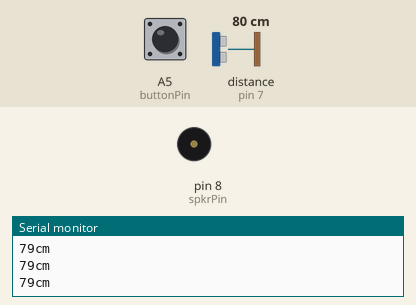
Bench run of a sketch on a simulated Arduino Uno, built with avr-gcc and run on an emulated ATmega328P. Shown: buzzer (waves = sounding), the last lines printed to the serial monitor. Wiring (inferred from the names in the program): ultrasonic range finder: trigger pin 6; echo pin 7. The inputs (shaded band) are chosen by the test bench; at power-on: distance to the obstacle (sensor on pin 7) 80 cm, A5 (buttonPin) LOW. The echo pulse lasts 58.3 µs per cm.

Above: at 1.2 s.
1.3 s: distance to the obstacle (sensor on pin 7) set to 2 cm
At 1.9 s:
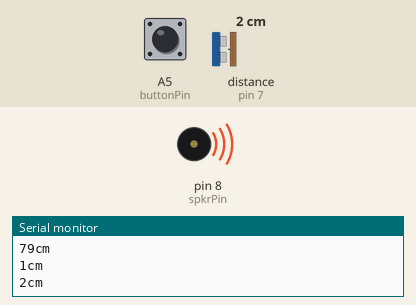
3.0 s: distance to the obstacle (sensor on pin 7) set to 4 cm
At 3.6 s:
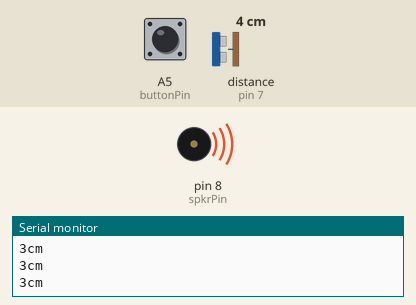
Timing chart, 0 to 6.0 s (numbered marks = the images above; inputs shaded):
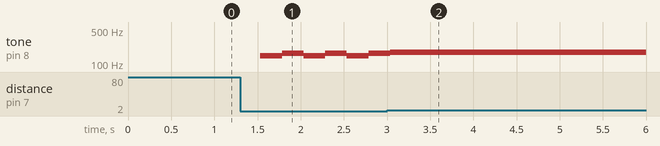

Measured:
- after the input at 1.3 s, tone on pin 8 (spkrPin): alternates 165 Hz for 0.25 s and 147 Hz for 0.25 s, starting after 0.23 s

The sketch:

musical_instrument.ino
```cpp
#include "pitches.h"

const int trigPin = 6;      // trigger
const int echoPin = 7;      // echo
const int spkrPin = 8;      // piezo buzzer
const int buttonPin = A5;   // pushbutton
long duration, cm;

int buttonState = 0;        // variable for reading the pushbutton status

int notes[] = {             // C Major scale
  NOTE_C3, NOTE_D3, NOTE_E3, NOTE_F3, NOTE_G3, NOTE_A3, NOTE_B3, NOTE_C4, NOTE_D4, NOTE_E4, NOTE_F4, NOTE_G4, NOTE_A4, NOTE_B4
};

int octaveUp = 0;           // variable for full octave jump (starts off)

void setup() {
  Serial.begin (9600);
  // define inputs and outputs
  pinMode(trigPin, OUTPUT);
  pinMode(spkrPin, OUTPUT);
  pinMode(echoPin, INPUT);
  pinMode(buttonPin, INPUT);
}

void loop() {
  // read the state of the pushbutton value
  buttonState = digitalRead(buttonPin);
  if (buttonState == HIGH) {
    octaveUp = 7;     // adding 7 mactches the same note but on higher octave (position) on array
  } else {
    octaveUp = 0;     // otherwise no octave jump, the same on a "lower" pitch
  }

  // the sensor is triggered by a HIGH pulse of 10 or more microseconds
  // give a short LOW pulse beforehand to ensure a clean HIGH pulse:
  digitalWrite(trigPin, LOW);
  delayMicroseconds(5);
  digitalWrite(trigPin, HIGH);
  delayMicroseconds(10);
  digitalWrite(trigPin, LOW);

  // Read signal from sensor: a HIGH pulse whose duration is the time (in microseconds)
  // from the sending of the ping to the reception of its echo off of an object.
  pinMode(echoPin, INPUT);
  duration = pulseIn(echoPin, HIGH);

  // convert the time into a distance of centimeters
  cm = (duration/2) / 29.1;     // Divide by 29.1 or multiply by 0.0343

  // many if statements that plays a different note for each cm reading
  // moving away from sensor will go up the scale
  if (cm == 1){
    tone(spkrPin, notes[1 + octaveUp]);
  } else if (cm == 2){
    tone(spkrPin, notes[2 + octaveUp]);
  } else if (cm == 3){
    tone(spkrPin, notes[3 + octaveUp]);
  } else if (cm == 4){
    tone(spkrPin, notes[4 + octaveUp]);
  } else if (cm == 5){
    tone(spkrPin, notes[5 + octaveUp]);
  } else if (cm == 6){
    tone(spkrPin, notes[6 + octaveUp]);
  } else if (cm == 7){
    tone(spkrPin, notes[7 + octaveUp]);
  } else {
    noTone(spkrPin);            // 15cm or greater makes no sound
  }

  // for testing ultrasound sensor
  Serial.print(cm);
  Serial.print("cm");
  Serial.println();

  delay(250);
}
```
